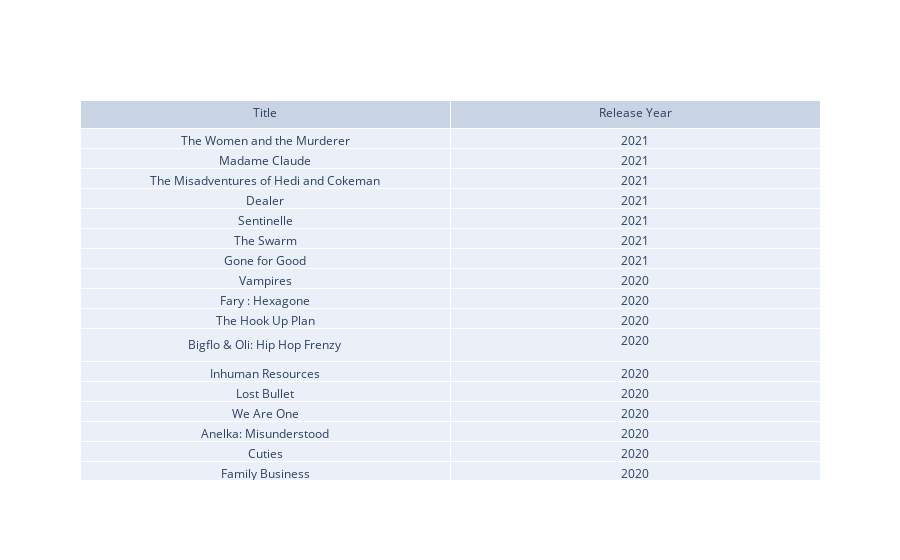

This figure's notebook cell:
### Code cell
newest_fr_series=netflix_fr.sort_values(by='release_year', ascending=False)[0:20]

fig = go.Figure(data=[go.Table(header=dict(values=['Title', 'Release Year']),
                 cells=dict(values=[newest_fr_series['title'],newest_fr_series['release_year']]))
                     ])
fig.show()

### Figure 1 — Plotly figure (JSON) as saved in the notebook; plotly's stock layout.template omitted (floating-point values rounded to 4 significant figures)
{"data": [{"cells": {"values": [["The Women and the Murderer", "Madame Claude", "The Misadventures of Hedi and Cokeman", "Dealer", "Sentinelle", "The Swarm", "Gone for Good", "Vampires", "Fary : Hexagone", "The Hook Up Plan", "Bigflo & Oli: Hip Hop Frenzy", "Inhuman Resources", "Lost Bullet", "We Are One", "Anelka: Misunderstood", "Cuties", "Family Business", "GIMS: On the Record", "Until Dawn", "La Révolution"], [2021, 2021, 2021, 2021, 2021, 2021, 2021, 2020, 2020, 2020, 2020, 2020, 2020, 2020, 2020, 2020, 2020, 2020, 2020, 2020]]}, "header": {"values": ["Title", "Release Year"]}, "type": "table"}], "layout": {}}
